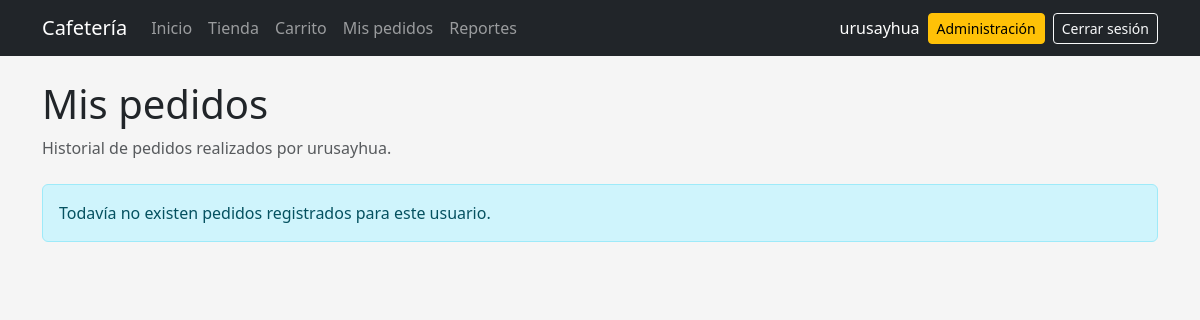
The app's page /mis-pedidos/ (signed in), older data.
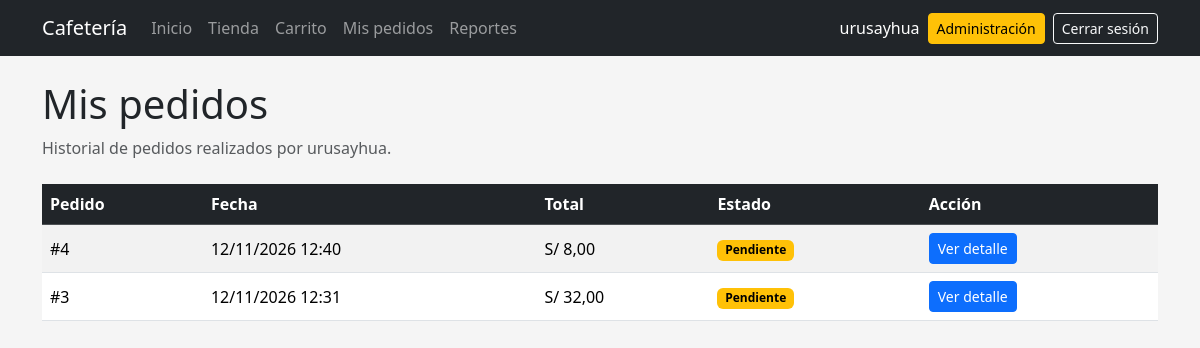
The same page, newer data.
### pedidos/models.py (models this page shows, shortened)
class Pedido(models.Model):
    class Estado(models.TextChoices):
        PENDIENTE = "PENDIENTE", "Pendiente"
        PREPARACION = "PREPARACION", "En preparación"
        ATENDIDO = "ATENDIDO", "Atendido"
        CANCELADO = "CANCELADO", "Cancelado"
    usuario = models.ForeignKey(
        settings.AUTH_USER_MODEL,
        on_delete=models.CASCADE,
        related_name="pedidos",
    )
    fecha = models.DateTimeField(auto_now_add=True)
    total = models.DecimalField(
        max_digits=10,
        decimal_places=2,
        default=0,
    )
    estado = models.CharField(
        max_length=20,
        choices=Estado.choices,
        default=Estado.PENDIENTE,
    )
    class Meta:
        ordering = ["-fecha"]

### pedidos/views.py (the view)
@login_required
def mis_pedidos(request):
    pedidos = (
        Pedido.objects
        .filter(
            usuario=request.user
        )
        .order_by("-fecha")
    )
    return render(
        request,
        "pedidos/mis_pedidos.html",
        {
            "pedidos": pedidos,
        },
    )

### pedidos/templates/pedidos/mis_pedidos.html
{% extends "base.html" %}
{% block content %}
<div class="mb-4">
    <h1>
        Mis pedidos
    </h1>
    <p class="text-muted">
        Historial de pedidos realizados por
        {{ user.username }}.
    </p>
</div>
{% if pedidos %}
<div class="table-responsive">
    <table class="table table-striped table-hover align-middle">
        <thead class="table-dark">
            <tr>
                <th>
                    Pedido
                </th>
                <th>
                    Fecha
                </th>
                <th>
                    Total
                </th>
                <th>
                    Estado
                </th>
                <th>
                    Acción
                </th>
            </tr>
        </thead>
        <tbody>
            {% for pedido in pedidos %}
            <tr>
                <td>
                    #{{ pedido.id }}
                </td>
                <td>
                    {{ pedido.fecha|date:"d/m/Y H:i" }}
                </td>
                <td>
                    S/ {{ pedido.total }}
                </td>
                <td>
                    {% include "pedidos/_estado_badge.html" with pedido=pedido %}
                </td>
                <td>
                    <a
                        href="{% url 'detalle_pedido' pedido.id %}"
                        class="btn btn-primary btn-sm"
                    >
                        Ver detalle
                    </a>
                </td>
            </tr>
            {% endfor %}
        </tbody>
    </table>
</div>
{% else %}
<div class="alert alert-info">
    Todavía no existen pedidos registrados
    para este usuario.
</div>
{% endif %}
{% endblock %}

### pedidos/templates/pedidos/_estado_badge.html
{% if pedido.estado == "PENDIENTE" %}
    <span class="badge text-bg-warning">
        Pendiente
    </span>
{% elif pedido.estado == "PREPARACION" %}
    <span class="badge text-bg-primary">
        En preparación
    </span>
{% elif pedido.estado == "ATENDIDO" %}
    <span class="badge text-bg-success">
        Atendido
    </span>
{% elif pedido.estado == "CANCELADO" %}
    <span class="badge text-bg-danger">
        Cancelado
    </span>
{% else %}
    <span class="badge text-bg-secondary">
        {{ pedido.get_estado_display }}
    </span>
{% endif %}

Row changes from the older to the newer data that the page shows:
added Pedido: id "4", fecha "12/11/2026 12:40", total "8,00", estado "Pendiente"
added Pedido: id "3", fecha "12/11/2026 12:31", total "32,00", estado "Pendiente"
Text that changed along with them:
text no longer shown: "Todavía no existen pedidos registrados para este usuario."
text now shown: "Pedido Fecha Total Estado Acción"
